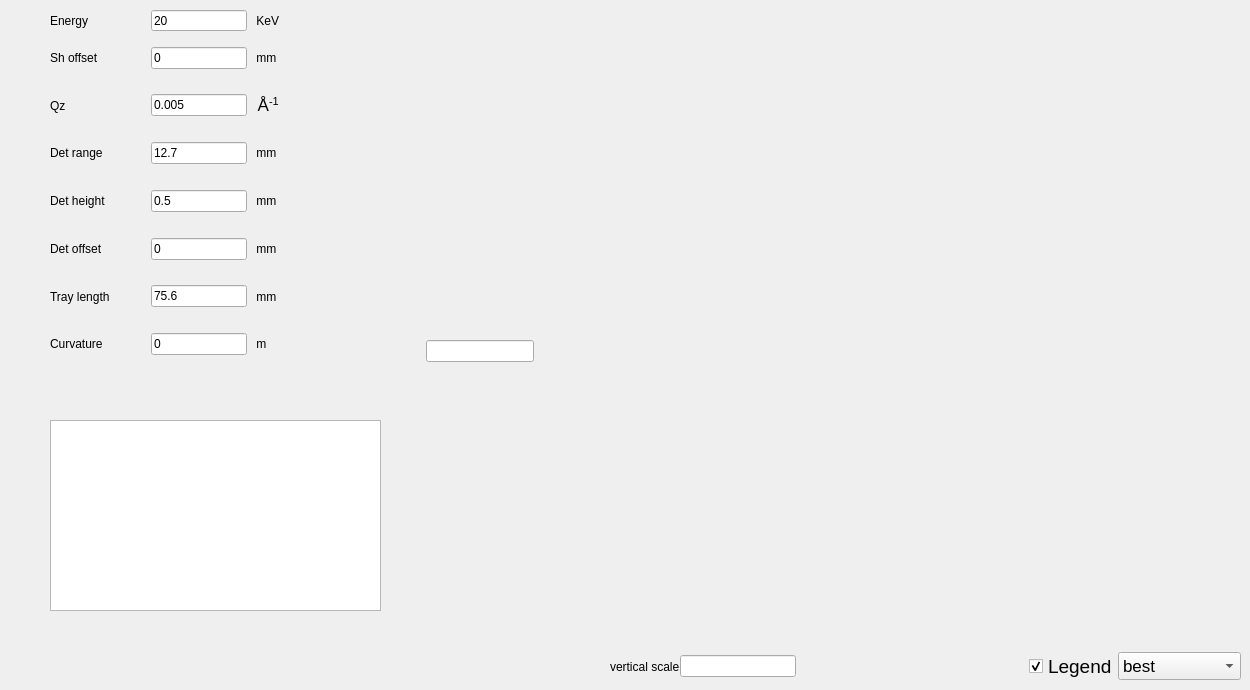
      <widget class="QWidget" name="geometry">
       <attribute name="title">
        <string>Geometry</string>
       </attribute>
       <widget class="QWidget" name="layoutWidget">
        <property name="geometry">
         <rect>
          <x>610</x>
          <y>40</y>
          <width>631</width>
          <height>641</height>
         </rect>
        </property>
        <layout class="QVBoxLayout" name="verticalLayout_11" stretch="0,0">
         <property name="spacing">
          <number>0</number>
         </property>
         <property name="sizeConstraint">
          <enum>QLayout::SetNoConstraint</enum>
         </property>
         <item>
          <widget class="MplWidget" name="fluPW_2" native="true">
           <property name="sizePolicy">
            <sizepolicy hsizetype="MinimumExpanding" vsizetype="MinimumExpanding">
             <horstretch>0</horstretch>
             <verstretch>0</verstretch>
            </sizepolicy>
           </property>
           <property name="minimumSize">
            <size>
             <width>600</width>
             <height>600</height>
            </size>
           </property>
           <property name="maximumSize">
            <size>
             <width>1000</width>
             <height>1000</height>
            </size>
           </property>
          </widget>
         </item>
         <item>
          <layout class="QHBoxLayout" name="horizontalLayout_44" stretch="0,0,0,0,0,0">
           <property name="spacing">
            <number>-1</number>
           </property>
           <property name="sizeConstraint">
            <enum>QLayout::SetNoConstraint</enum>
           </property>
           <item>
            <widget class="QLabel" name="label_39">
             <property name="text">
              <string>vertical scale</string>
             </property>
            </widget>
           </item>
           <item>
            <widget class="QLineEdit" name="lineEdit_9"/>
           </item>
           <item>
            <spacer name="horizontalSpacer_22">
             <property name="orientation">
              <enum>Qt::Horizontal</enum>
             </property>
             <property name="sizeHint" stdset="0">
              <size>
               <width>40</width>
               <height>20</height>
              </size>
             </property>
            </spacer>
           </item>
           <item>
            <spacer name="horizontalSpacer_23">
             <property name="orientation">
              <enum>Qt::Horizontal</enum>
             </property>
             <property name="sizeType">
              <enum>QSizePolicy::Expanding</enum>
             </property>
             <property name="sizeHint" stdset="0">
              <size>
               <width>40</width>
               <height>20</height>
              </size>
             </property>
            </spacer>
           </item>
           <item>
            <widget class="QCheckBox" name="flulegendCB_2">
             <property name="sizePolicy">
              <sizepolicy hsizetype="Minimum" vsizetype="Fixed">
               <horstretch>0</horstretch>
               <verstretch>0</verstretch>
              </sizepolicy>
             </property>
             <property name="maximumSize">
              <size>
               <width>10000</width>
               <height>16777215</height>
              </size>
             </property>
             <property name="font">
              <font>
               <pointsize>14</pointsize>
              </font>
             </property>
             <property name="text">
              <string>Legend</string>
             </property>
             <property name="checked">
              <bool>true</bool>
             </property>
            </widget>
           </item>
           <item>
            <widget class="QComboBox" name="flulegendlocCoB_2">
             <property name="sizePolicy">
              <sizepolicy hsizetype="Minimum" vsizetype="Fixed">
               <horstretch>0</horstretch>
               <verstretch>0</verstretch>
              </sizepolicy>
             </property>
             <property name="maximumSize">
              <size>
               <width>10000</width>
               <height>16777215</height>
              </size>
             </property>
             <property name="font">
              <font>
               <pointsize>13</pointsize>
              </font>
             </property>
             <property name="currentIndex">
              <number>0</number>
             </property>
             <item>
              <property name="text">
               <string>best</string>
              </property>
             </item>
             <item>
              <property name="text">
               <string>upper right</string>
              </property>
             </item>
             <item>
              <property name="text">
               <string>upper left</string>
              </property>
             </item>
             <item>
              <property name="text">
               <string>lower left</string>
              </property>
             </item>
             <item>
              <property name="text">
               <string>lower right</string>
              </property>
             </item>
             <item>
              <property name="text">
               <string>right</string>
              </property>
             </item>
             <item>
              <property name="text">
               <string>center left</string>
              </property>
             </item>
             <item>
              <property name="text">
               <string>center right</string>
              </property>
             </item>
             <item>
              <property name="text">
               <string>lower center</string>
              </property>
             </item>
             <item>
              <property name="text">
               <string>upper center</string>
              </property>
             </item>
             <item>
              <property name="text">
               <string>center</string>
              </property>
             </item>
            </widget>
           </item>
          </layout>
         </item>
        </layout>
       </widget>
       <widget class="QTextBrowser" name="flugmtTB">
        <property name="geometry">
         <rect>
          <x>50</x>
          <y>420</y>
          <width>331</width>
          <height>191</height>
         </rect>
        </property>
        <property name="sizePolicy">
         <sizepolicy hsizetype="Preferred" vsizetype="Minimum">
          <horstretch>0</horstretch>
          <verstretch>0</verstretch>
         </sizepolicy>
        </property>
        <property name="minimumSize">
         <size>
          <width>0</width>
          <height>100</height>
         </size>
        </property>
        <property name="maximumSize">
         <size>
          <width>500</width>
          <height>500</height>
         </size>
        </property>
        <property name="font">
         <font>
          <family>Courier</family>
          <pointsize>12</pointsize>
         </font>
        </property>
        <property name="lineWrapMode">
         <enum>QTextEdit::NoWrap</enum>
        </property>
        <property name="html">
         <string>&lt;!DOCTYPE HTML PUBLIC &quot;-//W3C//DTD HTML 4.0//EN&quot; &quot;http://www.w3.org/TR/REC-html40/strict.dtd&quot;&gt;
&lt;html&gt;&lt;head&gt;&lt;meta name=&quot;qrichtext&quot; content=&quot;1&quot; /&gt;&lt;style type=&quot;text/css&quot;&gt;
p, li { white-space: pre-wrap; }
&lt;/style&gt;&lt;/head&gt;&lt;body style=&quot; font-family:'Courier'; font-size:12pt; font-weight:400; font-style:normal;&quot;&gt;
&lt;p style=&quot;-qt-paragraph-type:empty; margin-top:0px; margin-bottom:0px; margin-left:0px; margin-right:0px; -qt-block-indent:0; text-indent:0px; font-size:10pt;&quot;&gt;&lt;br /&gt;&lt;/p&gt;&lt;/body&gt;&lt;/html&gt;</string>
        </property>
       </widget>
       <widget class="QWidget" name="layoutWidget">
        <property name="geometry">
         <rect>
          <x>310</x>
          <y>340</y>
          <width>265</width>
          <height>23</height>
         </rect>
        </property>
        <layout class="QHBoxLayout" name="horizontalLayout_3">
         <item>
          <widget class="QLabel" name="label_23">
           <property name="minimumSize">
            <size>
             <width>95</width>
             <height>0</height>
            </size>
           </property>
           <property name="text">
            <string/>
           </property>
          </widget>
         </item>
         <item>
          <widget class="QLineEdit" name="lineEdit_4">
           <property name="sizePolicy">
            <sizepolicy hsizetype="Fixed" vsizetype="Fixed">
             <horstretch>0</horstretch>
             <verstretch>0</verstretch>
            </sizepolicy>
           </property>
           <property name="minimumSize">
            <size>
             <width>80</width>
             <height>0</height>
            </size>
           </property>
          </widget>
         </item>
         <item>
          <widget class="QLabel" name="label_32">
           <property name="sizePolicy">
            <sizepolicy hsizetype="Fixed" vsizetype="Preferred">
             <horstretch>0</horstretch>
             <verstretch>0</verstretch>
            </sizepolicy>
           </property>
           <property name="minimumSize">
            <size>
             <width>35</width>
             <height>0</height>
            </size>
           </property>
           <property name="text">
            <string/>
           </property>
          </widget>
         </item>
        </layout>
       </widget>
       <widget class="QWidget" name="layoutWidget">
        <property name="geometry">
         <rect>
          <x>50</x>
          <y>10</y>
          <width>238</width>
          <height>355</height>
         </rect>
        </property>
        <layout class="QVBoxLayout" name="verticalLayout_2">
         <item>
          <layout class="QHBoxLayout" name="horizontalLayout_20">
           <item>
            <widget class="QLabel" name="label_20">
             <property name="sizePolicy">
              <sizepolicy hsizetype="Fixed" vsizetype="Fixed">
               <horstretch>0</horstretch>
               <verstretch>0</verstretch>
              </sizepolicy>
             </property>
             <property name="minimumSize">
              <size>
               <width>95</width>
               <height>21</height>
              </size>
             </property>
             <property name="text">
              <string>Energy</string>
             </property>
            </widget>
           </item>
           <item>
            <widget class="QLineEdit" name="gmtemLE">
             <property name="sizePolicy">
              <sizepolicy hsizetype="Fixed" vsizetype="Fixed">
               <horstretch>0</horstretch>
               <verstretch>0</verstretch>
              </sizepolicy>
             </property>
             <property name="minimumSize">
              <size>
               <width>80</width>
               <height>21</height>
              </size>
             </property>
             <property name="text">
              <string>20</string>
             </property>
            </widget>
           </item>
           <item>
            <widget class="QLabel" name="label_30">
             <property name="sizePolicy">
              <sizepolicy hsizetype="Fixed" vsizetype="Fixed">
               <horstretch>0</horstretch>
               <verstretch>0</verstretch>
              </sizepolicy>
             </property>
             <property name="minimumSize">
              <size>
               <width>35</width>
               <height>21</height>
              </size>
             </property>
             <property name="text">
              <string> KeV</string>
             </property>
            </widget>
           </item>
          </layout>
         </item>
         <item>
          <layout class="QHBoxLayout" name="horizontalLayout_23">
           <item>
            <widget class="QLabel" name="label_21">
             <property name="sizePolicy">
              <sizepolicy hsizetype="Fixed" vsizetype="Preferred">
               <horstretch>0</horstretch>
               <verstretch>0</verstretch>
              </sizepolicy>
             </property>
             <property name="minimumSize">
              <size>
               <width>95</width>
               <height>0</height>
              </size>
             </property>
             <property name="text">
              <string>Sh offset</string>
             </property>
            </widget>
           </item>
           <item>
            <widget class="QLineEdit" name="gmtshoffLE">
             <property name="text">
              <string>0</string>
             </property>
            </widget>
           </item>
           <item>
            <widget class="QLabel" name="label_28">
             <property name="sizePolicy">
              <sizepolicy hsizetype="Fixed" vsizetype="Preferred">
               <horstretch>0</horstretch>
               <verstretch>0</verstretch>
              </sizepolicy>
             </property>
             <property name="minimumSize">
              <size>
               <width>35</width>
               <height>0</height>
              </size>
             </property>
             <property name="text">
              <string> mm</string>
             </property>
            </widget>
           </item>
          </layout>
         </item>
         <item>
          <layout class="QHBoxLayout" name="horizontalLayout_25">
           <item>
            <widget class="QLabel" name="label_40">
             <property name="minimumSize">
              <size>
               <width>95</width>
               <height>0</height>
              </size>
             </property>
             <property name="text">
              <string>Qz</string>
             </property>
            </widget>
           </item>
           <item>
            <widget class="QLineEdit" name="g">
             <property name="sizePolicy">
              <sizepolicy hsizetype="Fixed" vsizetype="Fixed">
               <horstretch>0</horstretch>
               <verstretch>0</verstretch>
              </sizepolicy>
             </property>
             <property name="minimumSize">
              <size>
               <width>80</width>
               <height>0</height>
              </size>
             </property>
             <property name="text">
              <string>0.005</string>
             </property>
            </widget>
           </item>
           <item>
            <widget class="QLabel" name="label_43">
             <property name="sizePolicy">
              <sizepolicy hsizetype="Fixed" vsizetype="Preferred">
               <horstretch>0</horstretch>
               <verstretch>0</verstretch>
              </sizepolicy>
             </property>
             <property name="minimumSize">
              <size>
               <width>35</width>
               <height>0</height>
              </size>
             </property>
             <property name="text">
              <string>&lt;!DOCTYPE HTML PUBLIC &quot;-//W3C//DTD HTML 4.0//EN&quot; &quot;http://www.w3.org/TR/REC-html40/strict.dtd&quot;&gt;
&lt;html&gt;&lt;head&gt;&lt;meta name=&quot;qrichtext&quot; content=&quot;1&quot; /&gt;&lt;style type=&quot;text/css&quot;&gt;
p, li { white-space: pre-wrap; }
&lt;/style&gt;&lt;/head&gt;&lt;body style=&quot; font-family:'.SF NS Text'; font-size:13pt; font-weight:400; font-style:normal;&quot;&gt;
&lt;p style=&quot; margin-top:12px; margin-bottom:12px; margin-left:0px; margin-right:0px; -qt-block-indent:0; text-indent:0px;&quot;&gt; Å&lt;span style=&quot; vertical-align:super;&quot;&gt;-1&lt;/span&gt;&lt;/p&gt;&lt;/body&gt;&lt;/html&gt;</string>
             </property>
            </widget>
           </item>
          </layout>
         </item>
         <item>
          <layout class="QHBoxLayout" name="horizontalLayout_24">
           <item>
            <widget class="QLabel" name="label_27">
             <property name="minimumSize">
              <size>
               <width>95</width>
               <height>0</height>
              </size>
             </property>
             <property name="text">
              <string>Det range</string>
             </property>
            </widget>
           </item>
           <item>
            <widget class="QLineEdit" name="lineEdit_12">
             <property name="sizePolicy">
              <sizepolicy hsizetype="Fixed" vsizetype="Fixed">
               <horstretch>0</horstretch>
               <verstretch>0</verstretch>
              </sizepolicy>
             </property>
             <property name="minimumSize">
              <size>
               <width>80</width>
               <height>0</height>
              </size>
             </property>
             <property name="text">
              <string>12.7</string>
             </property>
            </widget>
           </item>
           <item>
            <widget class="QLabel" name="label_44">
             <property name="sizePolicy">
              <sizepolicy hsizetype="Fixed" vsizetype="Preferred">
               <horstretch>0</horstretch>
               <verstretch>0</verstretch>
              </sizepolicy>
             </property>
             <property name="minimumSize">
              <size>
               <width>35</width>
               <height>0</height>
              </size>
             </property>
             <property name="text">
              <string> mm</string>
             </property>
            </widget>
           </item>
          </layout>
         </item>
         <item>
          <layout class="QHBoxLayout" name="horizontalLayout_26">
           <item>
            <widget class="QLabel" name="label_45">
             <property name="minimumSize">
              <size>
               <width>95</width>
               <height>0</height>
              </size>
             </property>
             <property name="text">
              <string>Det height</string>
             </property>
            </widget>
           </item>
           <item>
            <widget class="QLineEdit" name="lineEdit_13">
             <property name="sizePolicy">
              <sizepolicy hsizetype="Fixed" vsizetype="Fixed">
               <horstretch>0</horstretch>
               <verstretch>0</verstretch>
              </sizepolicy>
             </property>
             <property name="minimumSize">
              <size>
               <width>80</width>
               <height>0</height>
              </size>
             </property>
             <property name="text">
              <string>0.5</string>
             </property>
            </widget>
           </item>
           <item>
            <widget class="QLabel" name="label_46">
             <property name="sizePolicy">
              <sizepolicy hsizetype="Fixed" vsizetype="Preferred">
               <horstretch>0</horstretch>
               <verstretch>0</verstretch>
              </sizepolicy>
             </property>
             <property name="minimumSize">
              <size>
               <width>35</width>
               <height>0</height>
              </size>
             </property>
             <property name="text">
              <string> mm</string>
             </property>
            </widget>
           </item>
          </layout>
         </item>
         <item>
          <layout class="QHBoxLayout" name="horizontalLayout_46">
           <item>
            <widget class="QLabel" name="label_51">
             <property name="minimumSize">
              <size>
               <width>95</width>
               <height>0</height>
              </size>
             </property>
             <property name="text">
              <string>Det offset</string>
             </property>
            </widget>
           </item>
           <item>
            <widget class="QLineEdit" name="lineEdit_16">
             <property name="sizePolicy">
              <sizepolicy hsizetype="Fixed" vsizetype="Fixed">
               <horstretch>0</horstretch>
               <verstretch>0</verstretch>
              </sizepolicy>
             </property>
             <property name="minimumSize">
              <size>
               <width>80</width>
               <height>0</height>
              </size>
             </property>
             <property name="text">
              <string>0</string>
             </property>
            </widget>
           </item>
           <item>
            <widget class="QLabel" name="label_52">
             <property name="sizePolicy">
              <sizepolicy hsizetype="Fixed" vsizetype="Preferred">
               <horstretch>0</horstretch>
               <verstretch>0</verstretch>
              </sizepolicy>
             </property>
             <property name="minimumSize">
              <size>
               <width>35</width>
               <height>0</height>
              </size>
             </property>
             <property name="text">
              <string> mm</string>
             </property>
            </widget>
           </item>
          </layout>
         </item>
         <item>
          <layout class="QHBoxLayout" name="horizontalLayout_6">
           <item>
            <widget class="QLabel" name="label_24">
             <property name="minimumSize">
              <size>
               <width>95</width>
               <height>0</height>
              </size>
             </property>
             <property name="text">
              <string>Tray length</string>
             </property>
            </widget>
           </item>
           <item>
            <widget class="QLineEdit" name="lineEdit_5">
             <property name="sizePolicy">
              <sizepolicy hsizetype="Fixed" vsizetype="Fixed">
               <horstretch>0</horstretch>
               <verstretch>0</verstretch>
              </sizepolicy>
             </property>
             <property name="minimumSize">
              <size>
               <width>80</width>
               <height>0</height>
              </size>
             </property>
             <property name="text">
              <string>75.6</string>
             </property>
            </widget>
           </item>
           <item>
            <widget class="QLabel" name="label_35">
             <property name="sizePolicy">
              <sizepolicy hsizetype="Fixed" vsizetype="Preferred">
               <horstretch>0</horstretch>
               <verstretch>0</verstretch>
              </sizepolicy>
             </property>
             <property name="minimumSize">
              <size>
               <width>35</width>
               <height>0</height>
              </size>
             </property>
             <property name="text">
              <string> mm</string>
             </property>
            </widget>
           </item>
          </layout>
         </item>
         <item>
          <layout class="QHBoxLayout" name="horizontalLayout_21">
           <item>
            <widget class="QLabel" name="label_31">
             <property name="minimumSize">
              <size>
               <width>95</width>
               <height>0</height>
              </size>
             </property>
             <property name="text">
              <string>Curvature</string>
             </property>
            </widget>
           </item>
           <item>
            <widget class="QLineEdit" name="lineEdit_7">
             <property name="sizePolicy">
              <sizepolicy hsizetype="Fixed" vsizetype="Fixed">
               <horstretch>0</horstretch>
               <verstretch>0</verstretch>
              </sizepolicy>
             </property>
             <property name="minimumSize">
              <size>
               <width>80</width>
               <height>0</height>
              </size>
             </property>
             <property name="text">
              <string>0</string>
             </property>
            </widget>
           </item>
           <item>
            <widget class="QLabel" name="label_36">
             <property name="sizePolicy">
              <sizepolicy hsizetype="Fixed" vsizetype="Preferred">
               <horstretch>0</horstretch>
               <verstretch>0</verstretch>
              </sizepolicy>
             </property>
             <property name="minimumSize">
              <size>
               <width>35</width>
               <height>0</height>
              </size>
             </property>
             <property name="text">
              <string> m</string>
             </property>
            </widget>
           </item>
          </layout>
         </item>
        </layout>
       </widget>
      </widget>
